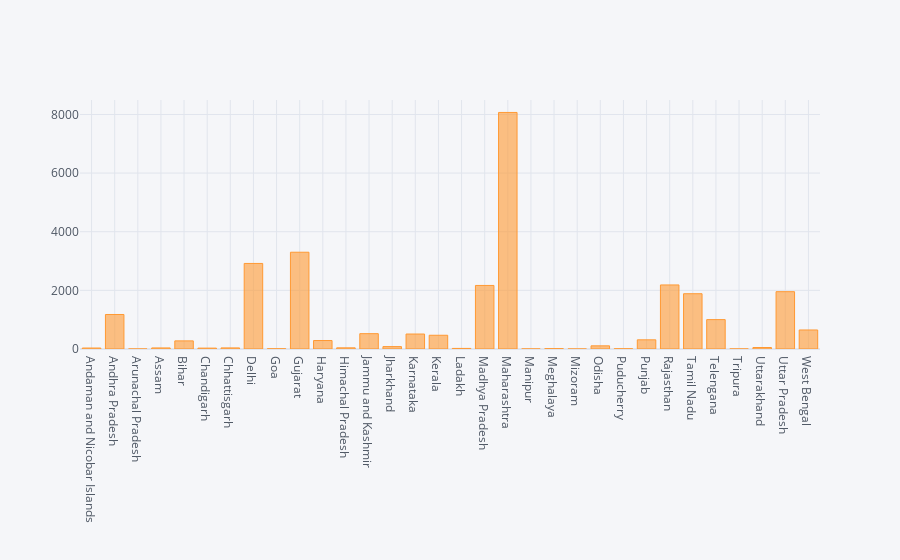
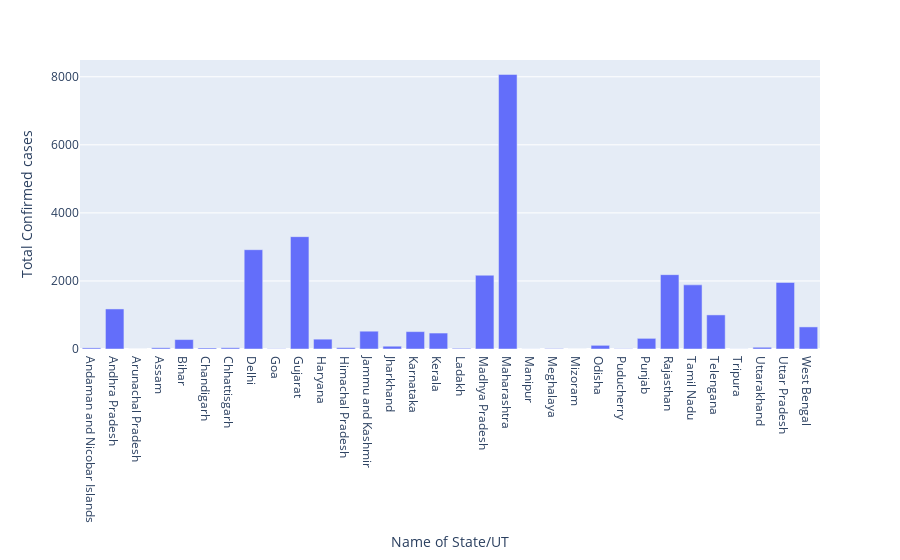

These figures' notebook cell, in order:
### Code cell
#Graphical Represantation

state_data.plot(kind='bar', x = 'Name of State/UT', y = 'Total Confirmed cases')
plt.show()
state_data.iplot(kind='bar', x = 'Name of State/UT', y = 'Total Confirmed cases')

px.bar(state_data, x = 'Name of State/UT', y = 'Total Confirmed cases')

### Figure 1 — Plotly figure (JSON) as saved in the notebook; plotly's stock layout.template omitted (floating-point values rounded to 4 significant figures)
{"data": [{"marker": {"color": "rgba(255, 153, 51, 0.6)", "line": {"color": "rgba(255, 153, 51, 1.0)", "width": 1}}, "name": "Total Confirmed cases", "orientation": "v", "text": "", "type": "bar", "x": ["Andaman and Nicobar Islands", "Andhra Pradesh", "Arunachal Pradesh", "Assam", "Bihar", "Chandigarh", "Chhattisgarh", "Delhi", "Goa", "Gujarat", "Haryana", "Himachal Pradesh", "Jammu and Kashmir", "Jharkhand", "Karnataka", "Kerala", "Ladakh", "Madhya Pradesh", "Maharashtra", "Manipur", "Meghalaya", "Mizoram", "Odisha", "Puducherry", "Punjab", "Rajasthan", "Tamil Nadu", "Telengana", "Tripura", "Uttarakhand", "Uttar Pradesh", "West Bengal"], "y": [33, 1177, 1, 36, 277, 30, 37, 2918, 7, 3301, 289, 40, 523, 82, 511, 469, 20, 2168, 8068, 2, 12, 1, 108, 8, 313, 2185, 1885, 1002, 2, 51, 1955, 649]}], "layout": {"legend": {"bgcolor": "#F5F6F9", "font": {"color": "#4D5663"}}, "paper_bgcolor": "#F5F6F9", "plot_bgcolor": "#F5F6F9", "title": {"font": {"color": "#4D5663"}}, "xaxis": {"gridcolor": "#E1E5ED", "showgrid": true, "tickfont": {"color": "#4D5663"}, "title": {"font": {"color": "#4D5663"}, "text": ""}, "zerolinecolor": "#E1E5ED"}, "yaxis": {"gridcolor": "#E1E5ED", "showgrid": true, "tickfont": {"color": "#4D5663"}, "title": {"font": {"color": "#4D5663"}, "text": ""}, "zerolinecolor": "#E1E5ED"}}}

### Figure 2 — Plotly figure (JSON) as saved in the notebook; plotly's stock layout.template omitted (floating-point values rounded to 4 significant figures)
{"data": [{"alignmentgroup": "True", "hovertemplate": "Name of State/UT=%{x}<br>Total Confirmed cases=%{y}<extra></extra>", "legendgroup": "", "marker": {"color": "#636efa"}, "name": "", "offsetgroup": "", "orientation": "v", "showlegend": false, "textposition": "auto", "type": "bar", "x": ["Andaman and Nicobar Islands", "Andhra Pradesh", "Arunachal Pradesh", "Assam", "Bihar", "Chandigarh", "Chhattisgarh", "Delhi", "Goa", "Gujarat", "Haryana", "Himachal Pradesh", "Jammu and Kashmir", "Jharkhand", "Karnataka", "Kerala", "Ladakh", "Madhya Pradesh", "Maharashtra", "Manipur", "Meghalaya", "Mizoram", "Odisha", "Puducherry", "Punjab", "Rajasthan", "Tamil Nadu", "Telengana", "Tripura", "Uttarakhand", "Uttar Pradesh", "West Bengal"], "xaxis": "x", "y": [33, 1177, 1, 36, 277, 30, 37, 2918, 7, 3301, 289, 40, 523, 82, 511, 469, 20, 2168, 8068, 2, 12, 1, 108, 8, 313, 2185, 1885, 1002, 2, 51, 1955, 649], "yaxis": "y"}], "layout": {"barmode": "relative", "legend": {"tracegroupgap": 0}, "margin": {"t": 60}, "xaxis": {"anchor": "y", "domain": [0, 1], "title": {"text": "Name of State/UT"}}, "yaxis": {"anchor": "x", "domain": [0, 1], "title": {"text": "Total Confirmed cases"}}}}
